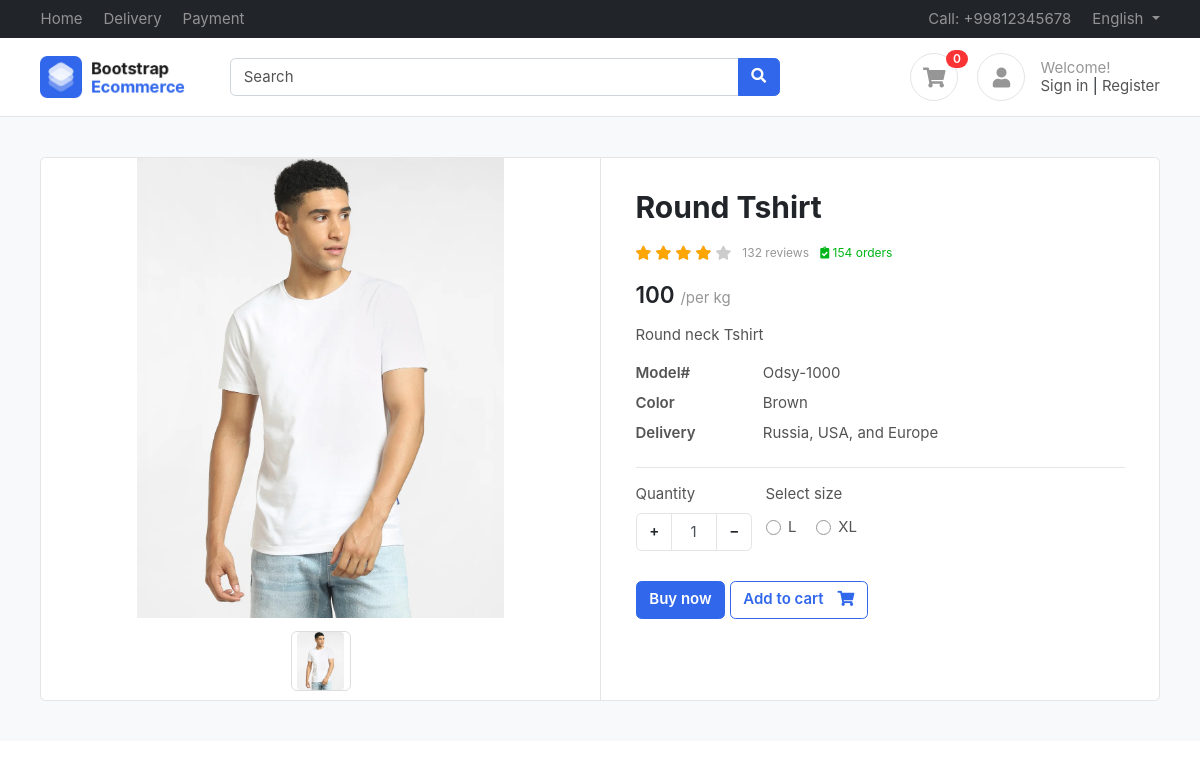
The page /product/round-tshirt/ on the database its author committed.
### products/models.py (models this page shows, shortened)
class Product(BaseModel):
    product_name = models.CharField(max_length=100)
    slug = models.SlugField(unique=True,null=True, blank=True)
    category = models.ForeignKey(Category, on_delete=models.CASCADE, related_name="products")
    price = models.IntegerField()
    product_description = models.TextField()
    color_variant = models.ManyToManyField(ColorVariant, blank=True)
    size_variant = models.ManyToManyField(SizeVariant, blank=True)

class ProductImage(BaseModel):
    product = models.ForeignKey(Product, on_delete=models.CASCADE, related_name="product_images")
    image = models.ImageField(upload_to="products")

class SizeVariant(BaseModel):
    size_name = models.CharField(max_length=100)
    price = models.IntegerField(default=0)

### products/views.py (the view)
# urls.py: path('<slug>/', get_product, name="get_product"),
def get_product(request, slug):
    try:
        product = Product.objects.get(slug=slug)
        context = {'product':product}
        if request.GET.get('size'):
            size = request.GET.get('size')
            price = product.get_product_price_by_size(size)
            context['selected_size'] = size
            context['updated_price'] = price
        return render(request,'product/product.html',context)
    except Exception as e:
        print(e)

### templates/product/product.html (shortened to what this page needs)
{% extends "base/base.html" %}
{% block start %}
<section class="section-content padding-y bg">
    <div class="container">
    <div class="card">
        <div class="row no-gutters">
            <aside class="col-md-6">
    <article class="gallery-wrap">
    <div class="img-big-wrap">
      <div> <a href="#"><img src="/media/{{product.product_images.first.image}}"></a></div>
    </div>
    <div class="thumbs-wrap">
      {% for image in product.product_images.all %}
      <a href="#" class="item-thumb"> <img src="/media/{{image.image}}"></a>
      {% endfor %}
    </div>
    </article>
            </aside>
            <main class="col-md-6 border-left">
    <article class="content-body">
    <h2 class="title">{{product.product_name}}</h2>
    <div class="rating-wrap my-3">
        <ul class="rating-stars">
            <li style="width:80%" class="stars-active">
                <i class="fa fa-star"></i> <i class="fa fa-star"></i>
                <i class="fa fa-star"></i> <i class="fa fa-star"></i>
            </li>
            <li>
                <i class="fa fa-star"></i> <i class="fa fa-star"></i>
                <i class="fa fa-star"></i> <i class="fa fa-star"></i>
                <i class="fa fa-star"></i>
            </li>
        </ul>
        <small class="label-rating text-muted">132 reviews</small>
        <small class="label-rating text-success"> <i class="fa fa-clipboard-check"></i> 154 orders </small>
    </div>
    <div class="mb-3">
        <var class="price h4">
          {% if updated_price %}
          {{updated_price}}
          {% else %}
          {{product.price}}
          {% endif %}
        </var>
        <span class="text-muted">/per kg</span>
    </div>
    <p>{{product.product_description}}</p>
    <dl class="row">
      <dt class="col-sm-3">Model#</dt>
      <dd class="col-sm-9">Odsy-1000</dd>
      <dt class="col-sm-3">Color</dt>
      <dd class="col-sm-9">Brown</dd>
      <dt class="col-sm-3">Delivery</dt>
      <dd class="col-sm-9">Russia, USA, and Europe </dd>
    </dl>
    <hr>
        <div class="form-row">
            <div class="form-group col-md flex-grow-0">
                <label>Quantity</label>
                <div class="input-group mb-3 input-spinner">
                  <div class="input-group-prepend">
                    <button class="btn btn-light" type="button" id="button-plus"> + </button>
                  </div>
                  <input type="text" class="form-control" value="1">
                  <div class="input-group-append">
                    <button class="btn btn-light" type="button" id="button-minus"> − </button>
                  </div>
                </div>
            </div>
            <div class="form-group col-md">
                    {% if product.size_variant.count %}
                    <label>Select size</label>
                    {% endif %}
                    <div class="mt-1">
                      {% for size in product.size_variant.all %}
                        <label class="custom-control custom-radio custom-control-inline">
                          <div class="custom-control-label">{{size.size_name}}</div>
                        </label>
                        {% endfor %}
                    </div>
            </div>
        </div>
        <a href="#" class="btn  btn-primary"> Buy now </a>
        <a href="#" class="btn  btn-outline-primary"> <span class="text">Add to cart</span> <i class="fas fa-shopping-cart"></i>  </a>
    </article>
            </main>
        </div>
    </div>
    </div>
</section>
{% endblock %}

### public/static/css/ui.css (style rules this page uses)
html { font-family: 'Inter', sans-serif; font-size: 15px; }
.content-body { flex: 1 1 auto; padding: 2rem 2.3rem; }
.padding-y { padding-top: 40px; padding-bottom: 40px; }
var { font-style: normal; }
article:after, .form-group:after { display: block; clear: both; content: ""; }
.bg { background-color: #f8f9fa; }
.card .title { color: #212529; }
.btn-light { background-color: #fff; border-color: #e4e4e4; }
.btn .text + i { margin-left: 10px; }
dl[class="row"] { margin-bottom: 0; }
.price { font-weight: 600; color: #212529; }
.label-rating { margin-left: 7px; display: inline-block; vertical-align: middle; }
.rating-stars { display: inline-block; vertical-align: middle; list-style: none; margin: 0; padding: 0; position: relative; white-space: nowrap; clear: both; }
.rating-stars i { font-size: 14px; color: #ccc; display: inline; }
.rating-stars li { display: block; text-overflow: clip; white-space: nowrap; z-index: 1; }
.rating-stars li.stars-active { z-index: 2; position: absolute; top: 0; left: 0; overflow: hidden; }
.rating-stars li.stars-active i { color: orange; }
.input-spinner { width: 120px; flex-wrap: nowrap; display: inline-flex; }
.input-spinner input.form-control { text-align: center; max-width: 46px; flex-basis: 46px; border-color: #e4e4e4; flex-grow: 0; }
.input-spinner .btn { width: 36px; text-align: center; }
.gallery-wrap .img-big-wrap { margin-bottom: 10px; border-radius: 0.37rem; overflow: hidden; background-color: #fff; }
.gallery-wrap .img-big-wrap a { text-align: center; display: block; }
.gallery-wrap .img-big-wrap img { height: 460px; width: auto; display: inline-block; cursor: zoom-in; }
.gallery-wrap .thumbs-wrap { text-align: center; }
.gallery-wrap .thumbs-wrap .item-thumb { width: 60px; height: 60px; border: 1px solid #ddd; border-radius: 6px; margin: 3px; display: inline-block; overflow: hidden; }
.gallery-wrap .thumbs-wrap img { max-width: 100%; max-height: 100%; object-fit: cover; border-radius: 4px; cursor: zoom-in; }

### rows shown on the page
Product: product_images.first.image (picture), product_name "Round Tshirt", price "100", product_description "Round neck Tshirt"
ProductImage: image (picture)
SizeVariant: size_name "L"
SizeVariant: size_name "XL"
